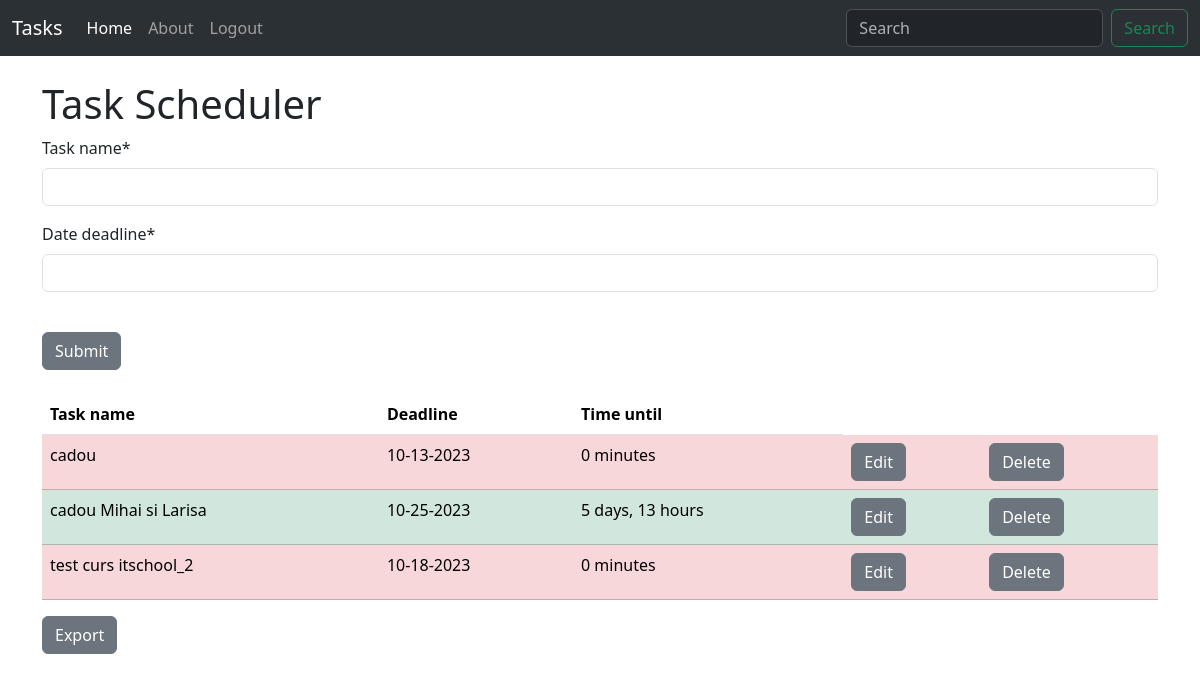
The app's page / (signed in), older data.
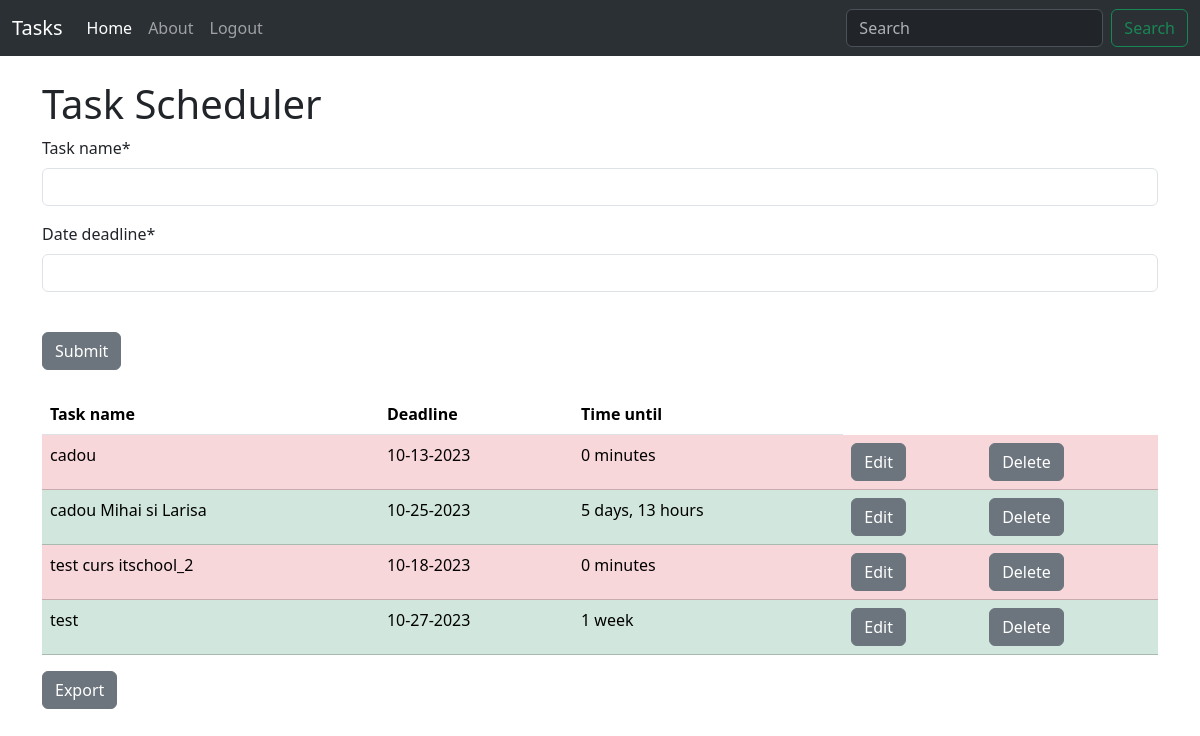
The same page, newer data.
### tasks/models.py (models this page shows, shortened)
class Tasks(models.Model):
    user = models.ForeignKey(User, default=1, on_delete=models.CASCADE)
    task_name = models.CharField(max_length=300)
    date_created = models.DateField(auto_now_add=True)
    date_deadline = models.DateTimeField()

### tasks/views.py (the view, shortened to what this page needs)
# urls.py: 2. Add a URL to urlpatterns:  path('', views.home, name='home')
@login_required(login_url='user-login')
def home(request):
    print(request.GET.get('search'))
    if request.GET.get('search'):
        search = request.GET.get('search')
        searched_tasks = Tasks.objects.filter(task_name__icontains=search)
        context = {'main_tasks': searched_tasks}
    else:
        user = request.user
        tasks = Tasks.objects.filter(user=user)
        form = TaskForm()
        context = {'main_tasks': tasks, 'form': form}
    return render(request, 'tasks/home.html', context)

### tasks/forms.py
class TaskForm(ModelForm):
    class Meta:
        model = Tasks
        fields = ['task_name', 'date_deadline']
        widgets = {
            "date_deadline": DateTimePickerInput,
        }

### tasks/templates/tasks/home.html (shortened to what this page needs)
{% extends 'base.html' %}
{% load bootstrap4 %}
{% load crispy_forms_tags %}
{% block content %}
    <h1>Task Scheduler</h1>
    <form method="post">
        {{ form|crispy }}
        <br>
        <button type="submit" class="btn btn-secondary">Submit</button>
    </form>
    <br>
    <table class="table">
      <thead>
        <tr>
          <th scope="col">Task name</th>
          <th scope="col">Deadline</th>
          <th scope="col">Time until</th>
        </tr>
      </thead>
      <tbody>
        {% for task in main_tasks %}
        {% now "m-d-Y" as today_date %}
            {% if task.date_deadline|date:"m-d-Y" <= today_date %}
                <tr class="table-danger">
                  <td>{{ task.task_name }}</td>
                  <td>{{ task.date_deadline|date:"m-d-Y" }}</td>
                  <td>{{ task.date_deadline|timeuntil }}</td>
                  <td><a href="{% url 'update' task.id %}" class="btn btn-secondary">Edit</a></td>
                  <td><a href="{% url 'delete' task.id  %}" class="btn btn-secondary">Delete</a></td>
                </tr>
            {% else %}
                <tr class="table-success">
                  <td>{{ task.task_name }}</td>
                  <td>{{ task.date_deadline|date:"m-d-Y" }}</td>
                  <td>{{ task.date_deadline|timeuntil }}</td>
                  <td><a href="{% url 'update' task.id %}" class="btn btn-secondary">Edit</a></td>
                  <td><a href="{% url 'delete' task.id  %}" class="btn btn-secondary">Delete</a></td>
                </tr>
            {% endif %}
        {% endfor %}
      </tbody>
    </table>
    <div>
        <a href="{% url 'export-csv' %}" class="btn btn-secondary">Export</a>
    </div>
{% endblock content %}

Row changes from the older to the newer data that the page shows:
added Tasks: task_name "test", date_deadline "10-27-2023", date_deadline "1 week"
